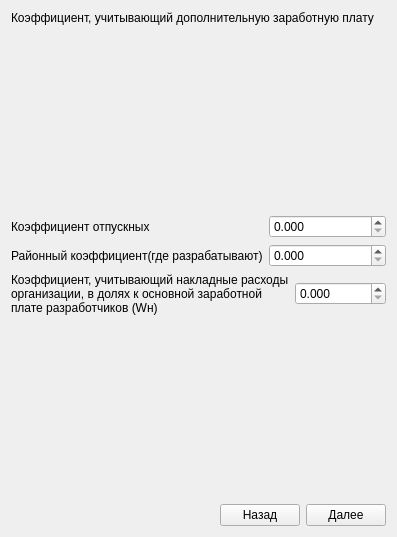
      <widget class="QWidget" name="tab_4">
       <attribute name="title">
        <string>Затраты2</string>
       </attribute>
       <layout class="QVBoxLayout" name="verticalLayout_12">
        <item>
         <widget class="QLabel" name="label_123">
          <property name="maximumSize">
           <size>
            <width>16777215</width>
            <height>20</height>
           </size>
          </property>
          <property name="text">
           <string>Коэффициент, учитывающий дополнительную заработную плату</string>
          </property>
         </widget>
        </item>
        <item>
         <spacer name="verticalSpacer_4">
          <property name="orientation">
           <enum>Qt::Vertical</enum>
          </property>
          <property name="sizeHint" stdset="0">
           <size>
            <width>20</width>
            <height>184</height>
           </size>
          </property>
         </spacer>
        </item>
        <item>
         <layout class="QGridLayout" name="gridLayout_23">
          <item row="0" column="1">
           <widget class="QDoubleSpinBox" name="doubleSpinBox_13">
            <property name="decimals">
             <number>3</number>
            </property>
            <property name="maximum">
             <double>100000.000000000000000</double>
            </property>
            <property name="singleStep">
             <double>0.100000000000000</double>
            </property>
            <property name="value">
             <double>0.000000000000000</double>
            </property>
           </widget>
          </item>
          <item row="1" column="1">
           <widget class="QDoubleSpinBox" name="doubleSpinBox_14">
            <property name="decimals">
             <number>3</number>
            </property>
            <property name="maximum">
             <double>10000.000000000000000</double>
            </property>
            <property name="singleStep">
             <double>0.100000000000000</double>
            </property>
            <property name="value">
             <double>0.000000000000000</double>
            </property>
           </widget>
          </item>
          <item row="1" column="0">
           <widget class="QLabel" name="label_125">
            <property name="text">
             <string>Районный коэффициент(где разрабатывают)</string>
            </property>
           </widget>
          </item>
          <item row="0" column="0">
           <widget class="QLabel" name="label_126">
            <property name="text">
             <string>Коэффициент отпускных</string>
            </property>
           </widget>
          </item>
         </layout>
        </item>
        <item>
         <layout class="QGridLayout" name="gridLayout_25">
          <item row="0" column="1">
           <widget class="QDoubleSpinBox" name="doubleSpinBox_19">
            <property name="decimals">
             <number>3</number>
            </property>
            <property name="maximum">
             <double>100000.000000000000000</double>
            </property>
            <property name="singleStep">
             <double>0.100000000000000</double>
            </property>
            <property name="value">
             <double>0.000000000000000</double>
            </property>
           </widget>
          </item>
          <item row="0" column="0">
           <widget class="QLabel" name="label_132">
            <property name="text">
             <string>Коэффициент, учитывающий накладные расходы организации, в долях к основной заработной плате разработчиков (Wн)</string>
            </property>
            <property name="alignment">
             <set>Qt::AlignLeading|Qt::AlignLeft|Qt::AlignVCenter</set>
            </property>
            <property name="wordWrap">
             <bool>true</bool>
            </property>
           </widget>
          </item>
         </layout>
        </item>
        <item>
         <spacer name="verticalSpacer_3">
          <property name="orientation">
           <enum>Qt::Vertical</enum>
          </property>
          <property name="sizeHint" stdset="0">
           <size>
            <width>20</width>
            <height>183</height>
           </size>
          </property>
         </spacer>
        </item>
        <item>
         <layout class="QHBoxLayout" name="horizontalLayout_9">
          <item>
           <spacer name="horizontalSpacer_9">
            <property name="orientation">
             <enum>Qt::Horizontal</enum>
            </property>
            <property name="sizeHint" stdset="0">
             <size>
              <width>40</width>
              <height>20</height>
             </size>
            </property>
           </spacer>
          </item>
          <item>
           <widget class="QPushButton" name="pushButton_10">
            <property name="text">
             <string>Назад</string>
            </property>
           </widget>
          </item>
          <item>
           <widget class="QPushButton" name="pushButton_8">
            <property name="text">
             <string>Далее</string>
            </property>
           </widget>
          </item>
         </layout>
        </item>
       </layout>
      </widget>
